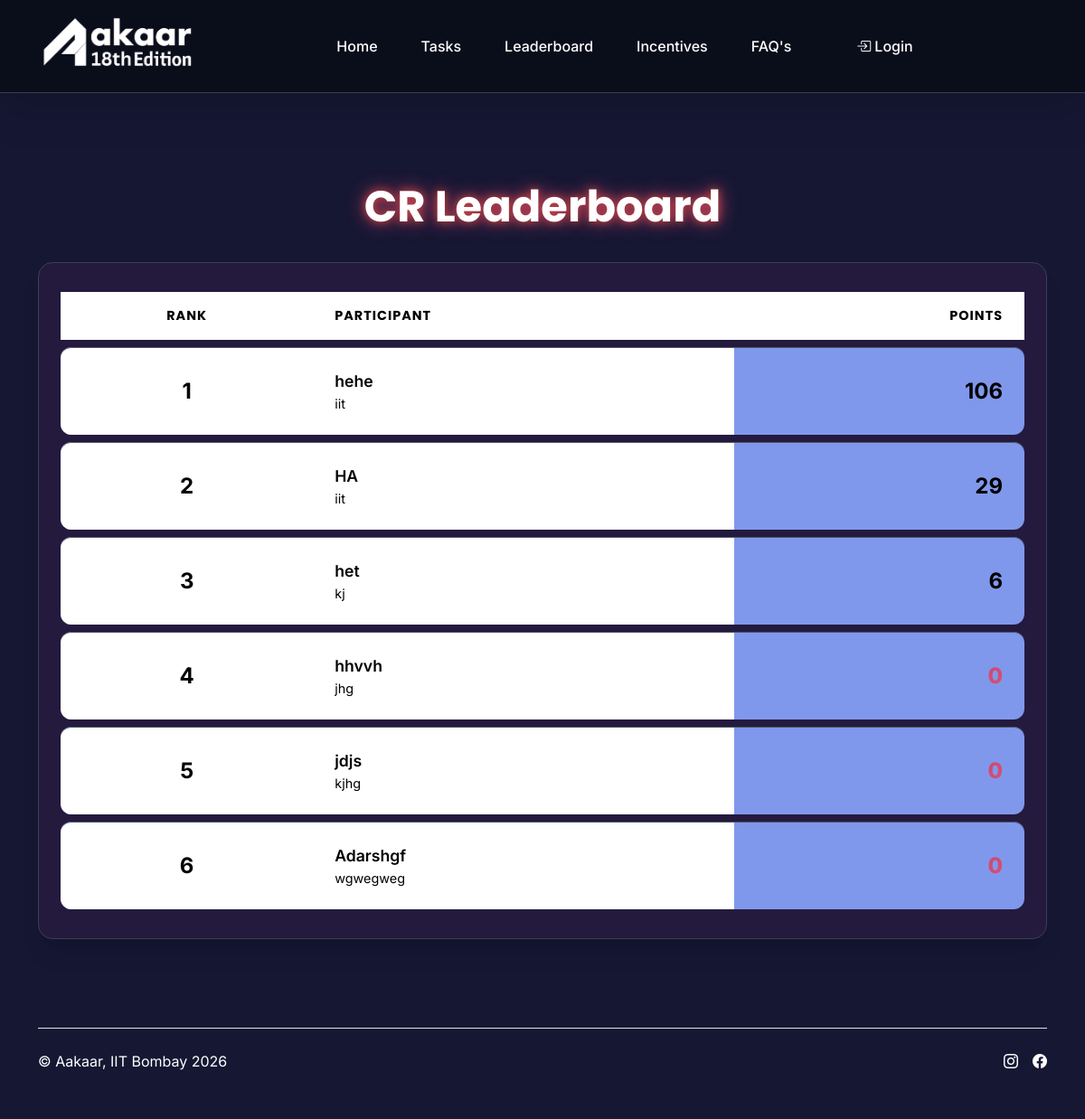
/cr/leaderboard, run on the app's committed database.
### aakarapp/models.py (models this page shows, shortened)
class TaskZero(models.Model):
    crid = models.CharField(max_length=10)
    names = models.CharField(max_length = 200)
    username = models.CharField(max_length = 200)
    email = models.CharField(max_length = 200)
    emails = models.CharField(max_length = 200)
    colgName = models.CharField(max_length = 200)
    state = models.CharField(max_length = 200)
    city = models.CharField(max_length=200, default='')
    mobileNo = models.CharField(max_length=10)
    dept = models.CharField(max_length = 200)
    whatsappNo = models.CharField(max_length = 10)
    pincode = models.CharField(max_length = 6)
    address = models.CharField(max_length = 200)

### aakarapp/views.py (the view)
# urls.py: path('leaderboard', views.leaderboard, name='leaderboard'),
def leaderboard(request):
    users_with_scores = User.objects.filter(
        is_superuser=False,
        is_active=True
    ).annotate(
        total_score=Coalesce(Sum('submission__marks'), 0)
    )
    leaderboard_data = []
    for user in users_with_scores:
        try:
            profile = TaskZero.objects.get(username=user.username)
            display_name = profile.names
            college_name = profile.colgName
        except TaskZero.DoesNotExist:
            display_name = user.first_name or user.username
            college_name = "Not Specified"
        leaderboard_data.append({
            'name': display_name,
            'college': college_name,
            'score': user.total_score
        })
    leaderboard_data.sort(key=lambda x: x['score'], reverse=True)
    top_30_leaderboard = leaderboard_data[:30]
    return render(request, "leaderboard.html", {"leaderboard_data": top_30_leaderboard})

### aakarapp/templates/leaderboard.html (shortened to what this page needs)
{% extends 'base.html' %}
{% load static %}
{% block content %}
<div class="container leaderboard-container">
    <h1 class="leaderboard-title">CR Leaderboard</h1>
    <div class="leaderboard-card">
        <div class="table-responsive">
            <table class="table">
                <thead>
                    <tr>
                        <th scope="col" class="text-center">Rank</th>
                        <th scope="col">Participant</th>
                        <th scope="col" class="text-end">Points</th>
                    </tr>
                </thead>
                <tbody>
                    {% for data in leaderboard_data %}
                    <tr class="rank-{{ forloop.counter }}">
                        <td class="rank-number">
                            {{ forloop.counter }}
                        </td>
                        <td>
                            <div class="user-name">{{ data.name }}</div>
                            <div class="user-college">{{ data.college }}</div>
                        </td>
                        <td class="user-points">
                            {{ data.score }}
                        </td>
                    </tr>
                    {% empty %}
                    <tr>
                        <td colspan="3" class="text-center text-muted py-5">
                            The leaderboard is currently empty.
                        </td>
                    </tr>
                    {% endfor %}
                </tbody>
            </table>
        </div>
    </div>
</div>
{% endblock %}

### aakarapp/templates/base.html (shortened to what this page needs)
{% load static %}
<!DOCTYPE html>
<html lang="en">
<head>
    <link href="https://cdn.jsdelivr.net/npm/bootstrap@5.3.2/dist/css/bootstrap.min.css" rel="stylesheet">
    <link rel="stylesheet" href="https://cdn.jsdelivr.net/npm/bootstrap-icons@1.11.3/font/bootstrap-icons.css">
    <link href="{% static 'css/theme.css' %}" rel="stylesheet">
</head>
<body>
    <nav class="navbar navbar-expand-lg navbar-dark bg-black fixed-top shadow-lg">
      <div class="container">
        <a class="navbar-brand ms-n3" href="{% url 'home' %}">
          <img src="{% static 'img/Collection-1.png' %}" width="190px" alt="Aakaar Logo">
        </a>
        <div class="collapse navbar-collapse" id="navbarSupportedContent">
          <ul class="navbar-nav mx-auto mb-2 mb-lg-0 align-items-right">
            <li class="nav-item">
              <a href="{% url 'home' %}#about" class="nav-link px-4">
                Home
              </a>
            </li>
            <li class="nav-item">
              <a href="{% url 'tasks_page' %}" class="nav-link px-4">
               Tasks
              </a>
            </li>
            <li class="nav-item">
              <a href="{% url 'leaderboard' %}" class="nav-link px-4">
                Leaderboard
              </a>
            </li>
            <li class="nav-item">
              <a href="{% url 'home' %}#incentive" class="nav-link px-4">
                Incentives
              </a>
            </li>
            <li class="nav-item">
              <a href="{% url 'home' %}#faq" class="nav-link px-4">
                FAQ's
              </a>
            </li>
            {% if user.is_authenticated %}
              <li class="nav-item">
                <a class="nav-link px-4" href="{% url 'dashboard' %}">
                  Dashboard
                </a>
              </li>
              <li class="nav-item">
                <a class="nav-link px-4" href="{% url 'logout' %}">
                  <i class="bi bi-box-arrow-right me-1"></i>Logout
                </a>
              </li>
            {% else %}
              <li class="nav-item">
                <a class="nav-link px-5" href="#" data-bs-toggle="modal" data-bs-target="#loginModal">
                  <i class="bi bi-box-arrow-in-right me-1"></i>Login
                </a>
              </li>
            {% endif %}
          </ul>
        </div>
      </div>
    </nav>
    <main class="main-content">
        {% block content %}
        {% endblock %}
    </main>
    <div class="container">
        <footer class="d-flex flex-wrap justify-content-between align-items-center py-4 my-5 border-top">
            <div class="col-md-4 d-flex align-items-center">
                <span class="mb-3 mb-md-0 text-muted">© Aakaar, IIT Bombay 2026</span>
            </div>
            <ul class="nav col-md-4 justify-content-end list-unstyled d-flex">
                <li class="ms-3"><a class="text-muted" href="https://www.instagram.com/aakaar_iitbombay/" title="Instagram"><i class="bi bi-instagram"></i></a></li>
                <li class="ms-3"><a class="text-muted" href="https://www.facebook.com/AakaariitBombay" title="Facebook"><i class="bi bi-facebook"></i></a></li>
            </ul>
        </footer>
    </div>
</body>
</html>

### aakarapp/static/css/theme.css (style rules this page uses)
:root { --background-color: #0a0e1a; --background-secondary: #111827; --card-background: #241a3e; --card-background-hover: #374151; --primary-color: #7701c0; --primary-hover: #e7e7e7; --primary-light: #ffffff; --secondary-color: #ed4d4d; --secondary-hover: #00cdff; --accent-purple: #8b5cf6; --accent-pink: #ec4899; --accent-orange: #f59e0b; --accent-green: #10b981; --text-color: #ffffff; --text-color-strong: #ffffff; --text-muted-color: #ffffff; --text-dark-muted: #6b7280; --border-color: #374151; --border-light: #4b5563; --surface-elevated: #8098ec; --gradient-primary: linear-gradient(135deg, var(--primary-color) 0%, #e75f5f 100%); --gradient-accent: linear-gradient(135deg, var(--accent-purple) 0%, var(--accent-pink) 100%); --gradient-hero: linear-gradient(135deg, #0a0e1a 0%, #1f2937 50%, #0a0e1a 100%); --font-family-primary: 'Inter', -apple-system, BlinkMacSystemFont, sans-serif; --font-family-heading: 'Poppins', -apple-system, BlinkMacSystemFont, sans-serif; --shadow-sm: 0 1px 2px 0 rgba(0, 0, 0, 0.05); --shadow-md: 0 4px 6px -1px rgba(0, 0, 0, 0.1), 0 2px 4px -1px rgba(0, 0, 0, 0.06); --shadow-lg: 0 10px 15px -3px rgba(0, 0, 0, 0.1), 0 4px 6px -2px rgba(0, 0, 0, 0.05); --shadow-xl: 0 20px 25px -5px rgba(0, 0, 0, 0.1), 0 10px 10px -5px rgba(0, 0, 0, 0.04); --shadow-glow: 0 0 20px rgba(99, 102, 241, 0.3); }
body { height: 100vh; width: 100vw; background-color: #161733; background-size: cover; background-attachment: fixed; background-position: center; color: var(--text-color); font-family: var(--font-family-primary); padding-top: 80px; margin: 0; }
h1, h2, h3, h4, h5, h6 { color: var(--text-color-strong); font-family: var(--font-family-heading); font-weight: 600; }
.text-muted { color: var(--text-muted-color) !important; }
.navbar.bg-black { background: rgba(10, 14, 26, 0.95) !important; backdrop-filter: blur(20px); border-bottom: 1px solid var(--border-color); }
.navbar-nav .nav-link { color: var(--text-color) !important; font-weight: 500; transition: all 0.3s ease; }

### aakarapp/templates/base.html (style rules this page uses)
body { display: flex; flex-direction: column; min-height: 100vh; }
.main-content { flex-grow: 1; }

### data on the page
TaskZero: name "hehe", college "iit"
TaskZero: name "HA", college "iit"
TaskZero: name "het", college "kj"
TaskZero: name "hhvvh", college "jhg"
TaskZero: name "jdjs", college "kjhg"
TaskZero: name "Adarshgf", college "wgwegweg"

### other printed values
{{ data.score }} "106" "29" "6" "0" "0" "0"
